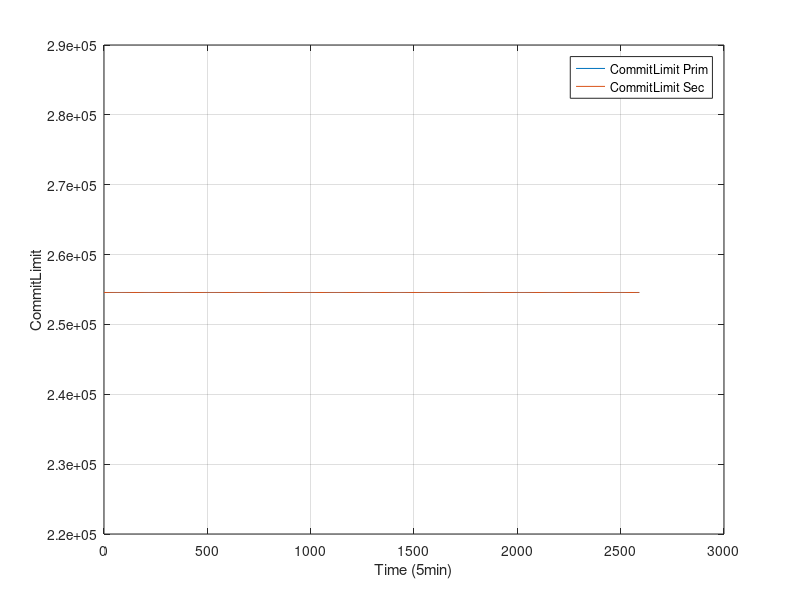

MATLAB code for this plot:
#! /usr/bin/octave -qf
fig = figure;
data = dlmread("finput.txt"," ");
data_sec = dlmread("finput_sec.txt"," ");
size(data);
size(data_sec);
set(fig, "visible", "off");

time =  data(:,1);
MemTotal =  data(:,2);
MemFree =  data(:,3);
Buffers =  data(:,4);
Cached =  data(:,5);
SwapCached =  data(:,6);
Active =  data(:,7);
Inactive =  data(:,8);
SwapTotal =  data(:,9);
SwapFree =  data(:,10);
Dirty =  data(:,11);
Writeback =  data(:,12);
AnonPages =  data(:,13);
Mapped =  data(:,14);
Slab =  data(:,15);
SReclaimable =  data(:,16);
SUnreclaim =  data(:,17);
PageTables =  data(:,18);
NFS_Unstable =  data(:,19);
Bounce =  data(:,20);
WritebackTmp =  data(:,21);
CommitLimit =  data(:,22);
Committed_AS =  data(:,23);
VmallocTotal =  data(:,24);
VmallocUsed =  data(:,25);
VmallocChunk =  data(:,26);

time_sec =  data_sec(:,1);
MemTotal_sec =  data_sec(:,2);
MemFree_sec =  data_sec(:,3);
Buffers_sec =  data_sec(:,4);
Cached_sec =  data_sec(:,5);
SwapCached_sec =  data_sec(:,6);
Active_sec =  data_sec(:,7);
Inactive_sec =  data_sec(:,8);
SwapTotal_sec =  data_sec(:,9);
SwapFree_sec =  data_sec(:,10);
Dirty_sec =  data_sec(:,11);
Writeback_sec =  data_sec(:,12);
AnonPages_sec =  data_sec(:,13);
Mapped_sec =  data_sec(:,14);
Slab_sec =  data_sec(:,15);
SReclaimable_sec =  data_sec(:,16);
SUnreclaim_sec =  data_sec(:,17);
PageTables_sec =  data_sec(:,18);
NFS_Unstable_sec =  data_sec(:,19);
Bounce_sec =  data_sec(:,20);
WritebackTmp_sec =  data_sec(:,21);
CommitLimit_sec =  data_sec(:,22);
Committed_AS_sec =  data_sec(:,23);
VmallocTotal_sec =  data_sec(:,24);
VmallocUsed_sec =  data_sec(:,25);
VmallocChunk_sec =  data_sec(:,26);


plot(time,CommitLimit,";CommitLimit Prim;",time,CommitLimit_sec,";CommitLimit Sec;"), grid

xlabel("Time (5min)");
ylabel("CommitLimit");
print("CommitLimit.png", "-dpng");


